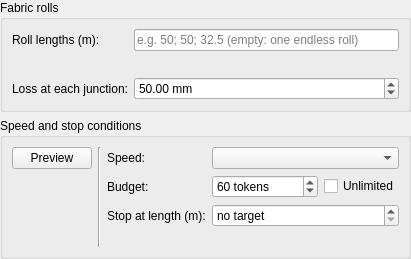
<?xml version="1.0" encoding="UTF-8"?>
<ui version="4.0">
 <class>VNestingOptionsWidget</class>
 <widget class="QWidget" name="VNestingOptionsWidget">
  <layout class="QVBoxLayout" name="verticalLayout">
   <property name="leftMargin">
    <number>0</number>
   </property>
   <property name="topMargin">
    <number>0</number>
   </property>
   <property name="rightMargin">
    <number>0</number>
   </property>
   <property name="bottomMargin">
    <number>0</number>
   </property>
   <item>
    <widget class="QGroupBox" name="groupBoxRolls">
     <property name="title">
      <string>Fabric rolls</string>
     </property>
     <layout class="QGridLayout" name="gridLayoutRolls">
       <item row="0" column="0">
        <widget class="QLabel" name="labelRolls">
         <property name="text">
          <string>Roll lengths (m):</string>
         </property>
        </widget>
       </item>
       <item row="0" column="1">
        <widget class="QLineEdit" name="lineEditRolls">
         <property name="toolTip">
          <string>Physical length of each roll in metres, separated by spaces or semicolons; the last one repeats. Leave empty for one endless roll. No piece will straddle the junction between two rolls.</string>
         </property>
         <property name="placeholderText">
          <string>e.g. 50; 50; 32.5 (empty: one endless roll)</string>
         </property>
        </widget>
       </item>
       <item row="1" column="1">
        <widget class="QLabel" name="labelRollsParsed">
         <property name="text">
          <string/>
         </property>
         <property name="wordWrap">
          <bool>true</bool>
         </property>
        </widget>
       </item>
       <item row="2" column="0">
        <widget class="QLabel" name="labelJunction">
         <property name="text">
          <string>Loss at each junction:</string>
         </property>
        </widget>
       </item>
       <item row="2" column="1">
        <widget class="QDoubleSpinBox" name="doubleSpinBoxJunction">
         <property name="toolTip">
          <string>Unusable fabric at a junction: the tail of a roll plus the head of the next.</string>
         </property>
         <property name="suffix">
          <string> mm</string>
         </property>
         <property name="minimum">
        <double>1.000000000000000</double>
         </property>
         <property name="maximum">
        <double>10000.000000000000000</double>
         </property>
         <property name="value">
        <double>50.000000000000000</double>
         </property>
        </widget>
       </item>
     </layout>
    </widget>
   </item>
   <item>
    <widget class="QGroupBox" name="groupBoxStop">
     <property name="title">
      <string>Speed and stop conditions</string>
     </property>
     <layout class="QHBoxLayout" name="horizontalLayout">
   <item>
    <layout class="QVBoxLayout" name="previewColumn">
     <item>
      <widget class="QPushButton" name="buttonPreview">
       <property name="toolTip">
        <string>Runs a quick placement at the chosen speed and shows how much fabric a longer run could save. It costs the tokens shown.</string>
       </property>
       <property name="text">
        <string>Preview</string>
       </property>
      </widget>
     </item>
     <item>
      <widget class="QLabel" name="labelPreview">
       <property name="text">
        <string/>
       </property>
       <property name="wordWrap">
        <bool>true</bool>
       </property>
      </widget>
     </item>
     <item>
      <spacer name="previewSpacer">
       <property name="orientation">
        <enum>Qt::Orientation::Vertical</enum>
       </property>
       <property name="sizeHint" stdset="0">
        <size>
         <width>20</width>
         <height>0</height>
        </size>
       </property>
      </spacer>
     </item>
    </layout>
   </item>
   <item>
    <widget class="Line" name="separator">
     <property name="orientation">
      <enum>Qt::Orientation::Vertical</enum>
     </property>
    </widget>
   </item>
   <item>
    <layout class="QGridLayout" name="gridLayout">
     <item row="0" column="0">
      <widget class="QLabel" name="labelSpeed">
       <property name="text">
        <string>Speed:</string>
       </property>
      </widget>
     </item>
     <item row="0" column="1">
      <widget class="QComboBox" name="comboBoxSpeed">
       <property name="toolTip">
        <string>How many processor threads the service gives the job. A faster speed costs more tokens for the same work.</string>
       </property>
      </widget>
     </item>
     <item row="1" column="0">
      <widget class="QLabel" name="labelBudget">
       <property name="text">
        <string>Budget:</string>
       </property>
      </widget>
     </item>
     <item row="1" column="1">
      <layout class="QHBoxLayout" name="budgetRow">
       <item>
        <widget class="QSpinBox" name="spinBoxBudget">
         <property name="toolTip">
          <string>The most the job may cost. A token is a fixed amount of solver work, the same on any machine; the job stops when the budget is spent, or earlier when it finds no further improvement.</string>
         </property>
         <property name="suffix">
          <string> tokens</string>
         </property>
         <property name="minimum">
          <number>1</number>
         </property>
         <property name="maximum">
          <number>100000</number>
         </property>
         <property name="value">
          <number>60</number>
         </property>
        </widget>
       </item>
       <item>
        <widget class="QCheckBox" name="checkBoxUnlimited">
         <property name="toolTip">
          <string>No budget: the job runs until you stop it from the progress dialog, until the target length, or until it finds no further improvement. The work done is billed.</string>
         </property>
         <property name="text">
          <string>Unlimited</string>
         </property>
        </widget>
       </item>
      </layout>
     </item>
     <item row="2" column="0">
      <widget class="QLabel" name="labelTarget">
       <property name="text">
        <string>Stop at length (m):</string>
       </property>
      </widget>
     </item>
     <item row="2" column="1">
      <widget class="QDoubleSpinBox" name="doubleSpinBoxTarget">
       <property name="toolTip">
        <string>Stop as soon as the marker is this long or shorter, in metres; only the work done so far is billed.</string>
       </property>
       <property name="specialValueText">
        <string>no target</string>
       </property>
       <property name="suffix">
        <string> m</string>
       </property>
       <property name="decimals">
        <number>2</number>
       </property>
       <property name="maximum">
        <double>1000.000000000000000</double>
       </property>
      </widget>
     </item>
     <item row="3" column="0" colspan="2">
      <widget class="QLabel" name="labelQuote">
       <property name="text">
        <string/>
       </property>
       <property name="wordWrap">
        <bool>true</bool>
       </property>
      </widget>
     </item>
    </layout>
   </item>
     </layout>
    </widget>
   </item>
  </layout>
 </widget>
 <resources/>
 <connections/>
</ui>
